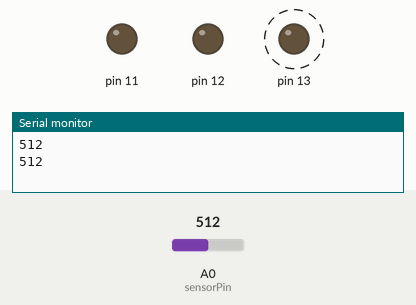
A sketch run on a simulated Arduino Uno, built with avr-gcc and run on an emulated ATmega328P. Shown: output pins drawn as LEDs (lit = HIGH), the last lines printed to the serial monitor. Dashed ring = blinking. Inputs (shaded band) come from the test bench; at power-on: A0 (sensorPin) = 512.

Above: at 1.8 s.
1.9 s: A0 (sensorPin) set to 306
At 2.2 s:
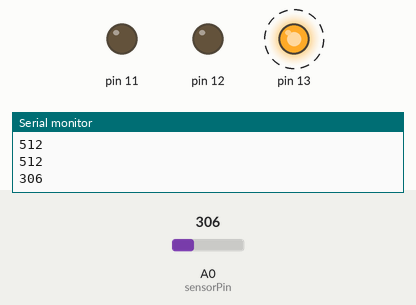
5.4 s: A0 (sensorPin) set to 122
At 5.56 s:
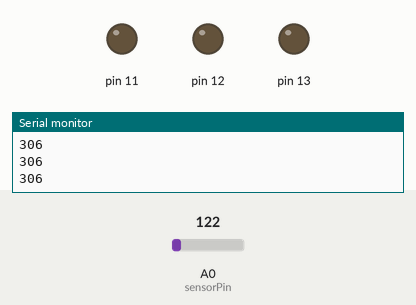
Timing chart, 0 to 14.9 s (numbered marks = the images above; inputs shaded):
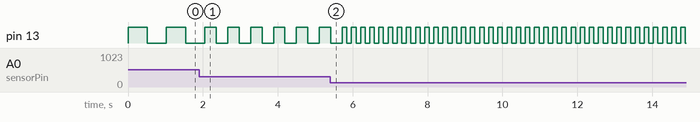

The sketch:

blink.ino
```cpp
int sensorValue = 0;  // variable to store the value coming from the sensor
int sensorPin = A0;    // select the input pin for the potentiometer


// the setup function runs once when you press reset or power the board
void setup() {
  // initialize digital pin LED_BUILTIN as an output.
  pinMode(11, OUTPUT);
  pinMode(12, OUTPUT);
  pinMode(13, OUTPUT);

  Serial.begin(9600);
}
void loop() {
  // read the value from the sensor:
  sensorValue = analogRead(sensorPin);
  Serial.println(sensorValue);  //monitor what is happening on the board
  // turn the ledPin on
  digitalWrite(13, HIGH);
  // stop the program for <sensorValue> milliseconds:
  delay(sensorValue);
  // turn the ledPin off:
  digitalWrite(13, LOW);
  // stop the program for for <sensorValue> milliseconds:
  delay(sensorValue);

}
```

Measured:
- after the input at 1.9 s, pin 13: alternates HIGH for 0.31 s and LOW for 0.31 s, starting after 0.46 s
- by itself, pin 13: alternates HIGH for 0.51 s and LOW for 0.51 s
